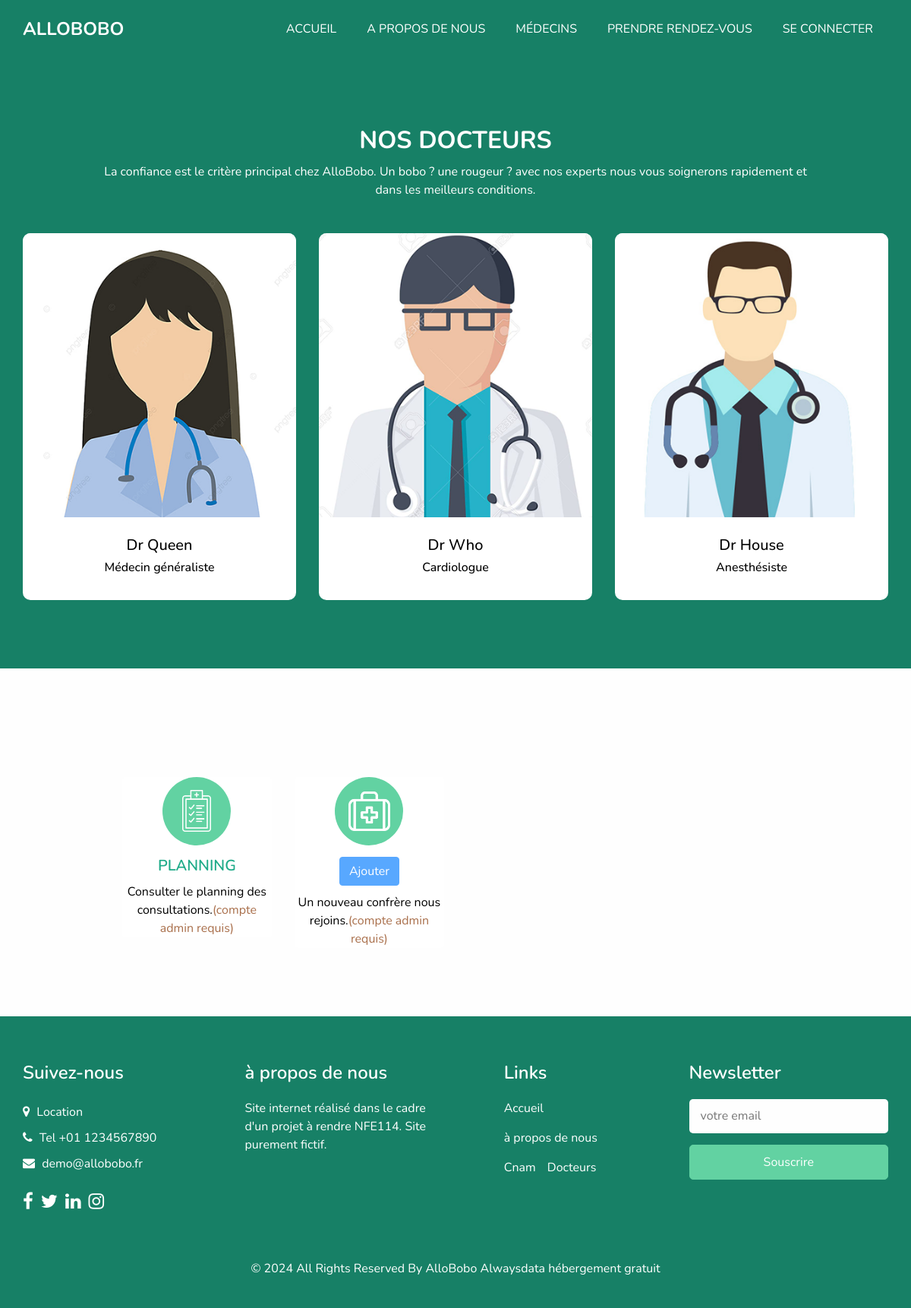
Screenshot of /medecin.php with the database file from the repository.
### tables this page shows
CREATE TABLE IF NOT EXISTS `medecin` (
  `id_medecin` int NOT NULL AUTO_INCREMENT,
  `nom_medecin` varchar(100) NOT NULL,
  `email_medecin` varchar(100) NOT NULL,
  `disponibilite` varchar(100) NOT NULL,
  `specialite` varchar(100) NOT NULL,
  `image` varchar(100) NOT NULL,
  `code_user` int NOT NULL,

  PRIMARY KEY (`id_medecin`)
);

### medecin.php (the view, shortened to what this page needs)
<?php
$a = "disabled";
$compte_admin = "(compte admin requis)";
include('allobobo_bdd.php');
$requete = $bdd->query("SELECT * FROM medecin ");
?>
<!DOCTYPE html>
<html>
<?php include('header.php') ?>
<body class="sub_page">
  <div class="hero_area">
    <?php include('navigation.php') ?>
  </div>
  <section class="doctor_section layout_padding">
    <div class="container">
      <div class="heading_container heading_center">
        <h2>
          Nos Docteurs
        </h2>
            <p class="col-md-10 mx-auto px-0">
              La confiance est le critère principal chez AlloBobo. Un bobo ? une rougeur ? avec nos experts nous vous soignerons rapidement et dans les meilleurs conditions.
            </p>
      </div>
      <div class="row">
      <?php while( $row=$requete->fetch(PDO::FETCH_ASSOC)){ ?>
        <div class="col-sm-6 col-lg-4 mx-auto">
          <div class="box">
            <div class="img-box">
              <img src="<?php echo $row['image'];?>" alt="">
            </div>
            <div class="detail-box">
              <h5><?php echo $row['nom_medecin'];?></h5>
              <h6 class=""><?php echo $row['specialite'];?></h6>
            </div>
          </div>
        </div>
      <?php } ?>
      </div>
    </div>
  </section>
  <section class="department_section layout_padding">
    <div class="department_container">
      <div class="container ">
        <div class="heading_container heading_center">
          <div class="row">
            <div class="col-md-3">
              <div class="box ">
                <div class="img-box">
                  <img src="images/s2.png" alt="">
                </div>
                <div class="detail-box">
                  <h5>
                  <a role ="link" href="<?php if(isset($lien)) echo $lien; ?>">Planning</a>
                  </h5>
                  <p>
                  Consulter le planning des consultations.<span style="color:#a96f4b;"><?php echo $compte_admin;?></span>
                  </p>
                </div>
              </div>
            </div>
            <div class="col-md-3">
              <div class="box ">
                <div class="img-box">
                  <img src="images/s4.png" alt="">
                </div>
                <div class="detail-box">
                  <h5>
                  <button class="btn btn-primary" id="tarde"
                  style="color:white" type="submit" <?php echo $a;?>>Ajouter</button>
                  </h5>
                  <p>
                  Un nouveau confrère nous rejoins.<span style="color:#a96f4b;"><?php echo $compte_admin;?></span>
                  </p>
                </div>
              </div>
            </div>
          </div>
        </div>
      </div>
    </div>
  </section>
  <?php include('footer.php') ?>
</body>
</html>

### header.php (shortened to what this page needs)
<head>
  <link rel="stylesheet" type="text/css" href="css/bootstrap.css" />
  <link rel="stylesheet" type="text/css" href="https://cdnjs.cloudflare.com/ajax/libs/OwlCarousel2/2.3.4/assets/owl.carousel.min.css" />
  <link href="css/font-awesome.min.css" rel="stylesheet" />
  <link href="css/style.css" rel="stylesheet" />
  <link href="css/responsive.css" rel="stylesheet" />
</head>

### navigation.php (shortened to what this page needs)
<header class="header_section">
      <div class="container">
        <nav class="navbar navbar-expand-lg custom_nav-container ">
          <a class="navbar-brand" href="index.php">
            <span>
              AlloBobo
            </span>
          </a>
          <div class="collapse navbar-collapse" id="navbarSupportedContent">
            <ul class="navbar-nav">
              <li class="nav-item active">
                <a class="nav-link" href="index.php">Accueil <span class="sr-only">(current)</span></a>
              </li>
              <li class="nav-item">
                <a class="nav-link" href="aproposdenous.php"> A propos de nous</a>
              </li>
              <li class="nav-item">
                <a class="nav-link" href="medecin.php">Médecins</a>
              </li>
              <li class="nav-item">
                <a class="nav-link" href="rdv.php">Prendre rendez-vous</a>
              </li>
              <li class="nav-item">
                <?php if(isset($_SESSION['email_user'])) {
                ?><a class="nav-link" href="<?php echo $lien; ?>">Espace personnel</a>
                <?php }else{
                ?><a class="nav-link" href="connexion.php">se connecter</a>
                <?php } ?>
              </li>
            </ul>
          </div>
        </nav>
    </div>
</header>

### footer.php (shortened to what this page needs)
<footer class="footer_section">
    <div class="container">
      <div class="row">
        <div class="col-md-6 col-lg-3 footer_col">
          <div class="footer_contact">
            <h4>
              Suivez-nous
            </h4>
            <div class="contact_link_box">
              <a href="">
                <i class="fa fa-map-marker" aria-hidden="true"></i>
                <span>
                  Location
                </span>
              </a>
              <a href="">
                <i class="fa fa-phone" aria-hidden="true"></i>
                <span>
                  Tel +01 1234567890
                </span>
              </a>
              <a href="mailto:demo@allobobo.fr">
                <i class="fa fa-envelope" aria-hidden="true"></i>
                <span>
                  demo@allobobo.fr
                </span>
              </a>
            </div>
          </div>
          <div class="footer_social">
            <a href="#">
              <i class="fa fa-facebook" aria-hidden="true"></i>
            </a>
            <a href="#">
              <i class="fa fa-twitter" aria-hidden="true"></i>
            </a>
            <a href="#">
              <i class="fa fa-linkedin" aria-hidden="true"></i>
            </a>
            <a href="#">
              <i class="fa fa-instagram" aria-hidden="true"></i>
            </a>
          </div>
        </div>
        <div class="col-md-6 col-lg-3 footer_col">
          <div class="footer_detail">
            <h4>
              à propos de nous
            </h4>
            <p>
              Site internet réalisé dans le cadre d'un projet à rendre NFE114. Site purement fictif.
            </p>
          </div>
        </div>
        <div class="col-md-6 col-lg-2 mx-auto footer_col">
          <div class="footer_link_box">
            <h4>
              Links
            </h4>
            <div class="footer_links">
              <a class="active" href="index.html">
                Accueil
              </a>
              <a class="" href="about.html">
                à propos de nous
              </a>
              <a class="" href="https://www.cnam.fr/portail/">
                Cnam
              </a>
              <a class="" href="medecin.php">
                Docteurs
              </a>
            </div>
          </div>
        </div>
        <div class="col-md-6 col-lg-3 footer_col ">
          <h4>
            Newsletter
          </h4>
          <form action="#">
            <input type="email" placeholder="votre email" />
            <button type="submit">
              Souscrire
            </button>
          </form>
        </div>
      </div>
      <div class="footer-info">
        <p>
          &copy; <span id="displayYear"></span> All Rights Reserved By AlloBobo
          <a href="https://alwaysdata.com/">Alwaysdata hébergement gratuit</a>
        </p>
      </div>
    </div>
  </footer>

### css/responsive.css (style rules this page uses)
@media (min-width: 1200px) { .container { max-width: 1170px; } }

### rows the page displays
medecin: image (picture), nom_medecin "Dr Queen", specialite "Médecin généraliste"
medecin: image (picture), nom_medecin "Dr Who", specialite "Cardiologue"
medecin: image (picture), nom_medecin "Dr House", specialite "Anesthésiste"

### other values shown
$compte_admin "(compte admin requis)"
